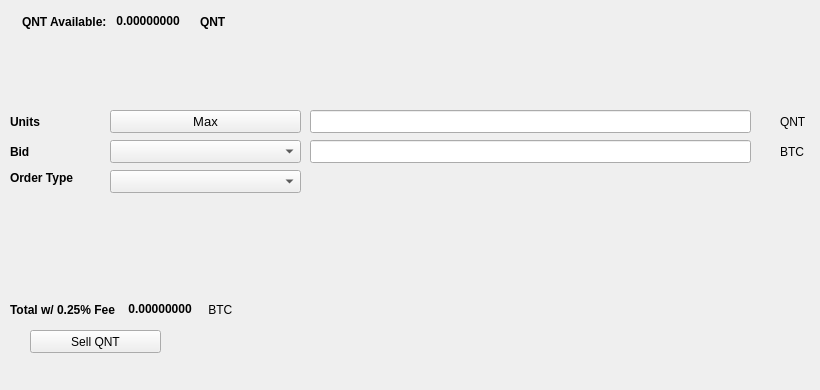
   <widget class="QWidget" name="SellTab">
    <attribute name="title">
     <string>Sell</string>
    </attribute>
    <widget class="QLabel" name="label_16">
     <property name="geometry">
      <rect>
       <x>780</x>
       <y>140</y>
       <width>31</width>
       <height>23</height>
      </rect>
     </property>
     <property name="text">
      <string>BTC</string>
     </property>
    </widget>
    <widget class="QComboBox" name="SellBidcomboBox">
     <property name="geometry">
      <rect>
       <x>110</x>
       <y>140</y>
       <width>191</width>
       <height>23</height>
      </rect>
     </property>
     <property name="font">
      <font>
       <pointsize>10</pointsize>
      </font>
     </property>
    </widget>
    <widget class="QLabel" name="label_18">
     <property name="geometry">
      <rect>
       <x>10</x>
       <y>110</y>
       <width>46</width>
       <height>23</height>
      </rect>
     </property>
     <property name="font">
      <font>
       <weight>75</weight>
       <bold>true</bold>
      </font>
     </property>
     <property name="text">
      <string>Units</string>
     </property>
    </widget>
    <widget class="QPushButton" name="Sell_Max_Amount">
     <property name="geometry">
      <rect>
       <x>110</x>
       <y>110</y>
       <width>191</width>
       <height>23</height>
      </rect>
     </property>
     <property name="font">
      <font>
       <pointsize>10</pointsize>
      </font>
     </property>
     <property name="text">
      <string>Max</string>
     </property>
    </widget>
    <widget class="QLabel" name="label_20">
     <property name="geometry">
      <rect>
       <x>10</x>
       <y>170</y>
       <width>91</width>
       <height>16</height>
      </rect>
     </property>
     <property name="font">
      <font>
       <weight>75</weight>
       <bold>true</bold>
      </font>
     </property>
     <property name="text">
      <string>Order Type</string>
     </property>
    </widget>
    <widget class="QComboBox" name="SellOrdertypeCombo">
     <property name="geometry">
      <rect>
       <x>110</x>
       <y>170</y>
       <width>191</width>
       <height>23</height>
      </rect>
     </property>
     <property name="font">
      <font>
       <pointsize>10</pointsize>
      </font>
     </property>
    </widget>
    <widget class="QLabel" name="label_21">
     <property name="geometry">
      <rect>
       <x>10</x>
       <y>140</y>
       <width>46</width>
       <height>23</height>
      </rect>
     </property>
     <property name="font">
      <font>
       <weight>75</weight>
       <bold>true</bold>
      </font>
     </property>
     <property name="text">
      <string>Bid</string>
     </property>
    </widget>
    <widget class="QLabel" name="label_22">
     <property name="geometry">
      <rect>
       <x>780</x>
       <y>110</y>
       <width>31</width>
       <height>23</height>
      </rect>
     </property>
     <property name="text">
      <string>QNT</string>
     </property>
    </widget>
    <widget class="QLineEdit" name="UnitsInputQNT">
     <property name="geometry">
      <rect>
       <x>310</x>
       <y>110</y>
       <width>441</width>
       <height>23</height>
      </rect>
     </property>
     <property name="font">
      <font>
       <pointsize>9</pointsize>
       <weight>75</weight>
       <bold>true</bold>
      </font>
     </property>
    </widget>
    <widget class="QLineEdit" name="SellBidPriceEdit">
     <property name="geometry">
      <rect>
       <x>310</x>
       <y>140</y>
       <width>441</width>
       <height>23</height>
      </rect>
     </property>
     <property name="font">
      <font>
       <pointsize>9</pointsize>
       <weight>75</weight>
       <bold>true</bold>
      </font>
     </property>
    </widget>
    <widget class="QPushButton" name="SellQNTBTN">
     <property name="geometry">
      <rect>
       <x>30</x>
       <y>330</y>
       <width>131</width>
       <height>23</height>
      </rect>
     </property>
     <property name="text">
      <string>Sell QNT</string>
     </property>
     <property name="icon">
      <iconset resource="../quantlab">
       <normaloff>:/icons/bitcoin</normaloff>:/icons/bitcoin</iconset>
     </property>
    </widget>
    <widget class="QWidget" name="layoutWidget3">
     <property name="geometry">
      <rect>
       <x>22</x>
       <y>12</y>
       <width>258</width>
       <height>19</height>
      </rect>
     </property>
     <layout class="QHBoxLayout" name="horizontalLayout">
      <item>
       <widget class="QLabel" name="label232_2">
        <property name="font">
         <font>
          <weight>75</weight>
          <bold>true</bold>
         </font>
        </property>
        <property name="text">
         <string>QNT Available:</string>
        </property>
       </widget>
      </item>
      <item>
       <widget class="QLabel" name="QNTAvailableLabel">
        <property name="palette">
         <palette>
          <active>
           <colorrole role="WindowText">
            <brush brushstyle="SolidPattern">
             <color alpha="255">
              <red>0</red>
              <green>0</green>
              <blue>0</blue>
             </color>
            </brush>
           </colorrole>
           <colorrole role="Button">
            <brush brushstyle="SolidPattern">
             <color alpha="255">
              <red>0</red>
              <green>170</green>
              <blue>0</blue>
             </color>
            </brush>
           </colorrole>
           <colorrole role="Light">
            <brush brushstyle="SolidPattern">
             <color alpha="255">
              <red>0</red>
              <green>255</green>
              <blue>0</blue>
             </color>
            </brush>
           </colorrole>
           <colorrole role="Midlight">
            <brush brushstyle="SolidPattern">
             <color alpha="255">
              <red>0</red>
              <green>212</green>
              <blue>0</blue>
             </color>
            </brush>
           </colorrole>
           <colorrole role="Dark">
            <brush brushstyle="SolidPattern">
             <color alpha="255">
              <red>0</red>
              <green>85</green>
              <blue>0</blue>
             </color>
            </brush>
           </colorrole>
           <colorrole role="Mid">
            <brush brushstyle="SolidPattern">
             <color alpha="255">
              <red>0</red>
              <green>113</green>
              <blue>0</blue>
             </color>
            </brush>
           </colorrole>
           <colorrole role="Text">
            <brush brushstyle="SolidPattern">
             <color alpha="255">
              <red>0</red>
              <green>170</green>
              <blue>0</blue>
             </color>
            </brush>
           </colorrole>
           <colorrole role="BrightText">
            <brush brushstyle="SolidPattern">
             <color alpha="255">
              <red>255</red>
              <green>255</green>
              <blue>255</blue>
             </color>
            </brush>
           </colorrole>
           <colorrole role="ButtonText">
            <brush brushstyle="SolidPattern">
             <color alpha="255">
              <red>0</red>
              <green>0</green>
              <blue>0</blue>
             </color>
            </brush>
           </colorrole>
           <colorrole role="Base">
            <brush brushstyle="SolidPattern">
             <color alpha="255">
              <red>255</red>
              <green>255</green>
              <blue>255</blue>
             </color>
            </brush>
           </colorrole>
           <colorrole role="Window">
            <brush brushstyle="SolidPattern">
             <color alpha="255">
              <red>0</red>
              <green>170</green>
              <blue>0</blue>
             </color>
            </brush>
           </colorrole>
           <colorrole role="Shadow">
            <brush brushstyle="SolidPattern">
             <color alpha="255">
              <red>0</red>
              <green>0</green>
              <blue>0</blue>
             </color>
            </brush>
           </colorrole>
           <colorrole role="AlternateBase">
            <brush brushstyle="SolidPattern">
             <color alpha="255">
              <red>127</red>
              <green>212</green>
              <blue>127</blue>
             </color>
            </brush>
           </colorrole>
           <colorrole role="ToolTipBase">
            <brush brushstyle="SolidPattern">
             <color alpha="255">
              <red>255</red>
              <green>255</green>
              <blue>220</blue>
             </color>
            </brush>
           </colorrole>
           <colorrole role="ToolTipText">
            <brush brushstyle="SolidPattern">
             <color alpha="255">
              <red>0</red>
              <green>0</green>
              <blue>0</blue>
             </color>
            </brush>
           </colorrole>
          </active>
          <inactive>
           <colorrole role="WindowText">
            <brush brushstyle="SolidPattern">
             <color alpha="255">
              <red>0</red>
              <green>0</green>
              <blue>0</blue>
             </color>
            </brush>
           </colorrole>
           <colorrole role="Button">
            <brush brushstyle="SolidPattern">
             <color alpha="255">
              <red>0</red>
              <green>170</green>
              <blue>0</blue>
             </color>
            </brush>
           </colorrole>
           <colorrole role="Light">
            <brush brushstyle="SolidPattern">
             <color alpha="255">
              <red>0</red>
              <green>255</green>
              <blue>0</blue>
             </color>
            </brush>
           </colorrole>
           <colorrole role="Midlight">
            <brush brushstyle="SolidPattern">
             <color alpha="255">
              <red>0</red>
              <green>212</green>
              <blue>0</blue>
             </color>
            </brush>
           </colorrole>
           <colorrole role="Dark">
            <brush brushstyle="SolidPattern">
             <color alpha="255">
              <red>0</red>
              <green>85</green>
              <blue>0</blue>
             </color>
            </brush>
           </colorrole>
           <colorrole role="Mid">
            <brush brushstyle="SolidPattern">
             <color alpha="255">
              <red>0</red>
              <green>113</green>
              <blue>0</blue>
             </color>
            </brush>
           </colorrole>
           <colorrole role="Text">
            <brush brushstyle="SolidPattern">
             <color alpha="255">
              <red>0</red>
              <green>170</green>
              <blue>0</blue>
             </color>
            </brush>
           </colorrole>
           <colorrole role="BrightText">
            <brush brushstyle="SolidPattern">
             <color alpha="255">
              <red>255</red>
              <green>255</green>
              <blue>255</blue>
             </color>
            </brush>
           </colorrole>
           <colorrole role="ButtonText">
            <brush brushstyle="SolidPattern">
             <color alpha="255">
              <red>0</red>
              <green>0</green>
              <blue>0</blue>
             </color>
            </brush>
           </colorrole>
           <colorrole role="Base">
            <brush brushstyle="SolidPattern">
             <color alpha="255">
              <red>255</red>
              <green>255</green>
              <blue>255</blue>
             </color>
            </brush>
           </colorrole>
           <colorrole role="Window">
            <brush brushstyle="SolidPattern">
             <color alpha="255">
              <red>0</red>
              <green>170</green>
              <blue>0</blue>
             </color>
            </brush>
           </colorrole>
           <colorrole role="Shadow">
            <brush brushstyle="SolidPattern">
             <color alpha="255">
              <red>0</red>
              <green>0</green>
              <blue>0</blue>
             </color>
            </brush>
           </colorrole>
           <colorrole role="AlternateBase">
            <brush brushstyle="SolidPattern">
             <color alpha="255">
              <red>127</red>
              <green>212</green>
              <blue>127</blue>
             </color>
            </brush>
           </colorrole>
           <colorrole role="ToolTipBase">
            <brush brushstyle="SolidPattern">
             <color alpha="255">
              <red>255</red>
              <green>255</green>
              <blue>220</blue>
             </color>
            </brush>
           </colorrole>
           <colorrole role="ToolTipText">
            <brush brushstyle="SolidPattern">
             <color alpha="255">
              <red>0</red>
              <green>0</green>
              <blue>0</blue>
             </color>
            </brush>
           </colorrole>
          </inactive>
          <disabled>
           <colorrole role="WindowText">
            <brush brushstyle="SolidPattern">
             <color alpha="255">
              <red>0</red>
              <green>85</green>
              <blue>0</blue>
             </color>
            </brush>
           </colorrole>
           <colorrole role="Button">
            <brush brushstyle="SolidPattern">
             <color alpha="255">
              <red>0</red>
              <green>170</green>
              <blue>0</blue>
             </color>
            </brush>
           </colorrole>
           <colorrole role="Light">
            <brush brushstyle="SolidPattern">
             <color alpha="255">
              <red>0</red>
              <green>255</green>
              <blue>0</blue>
             </color>
            </brush>
           </colorrole>
           <colorrole role="Midlight">
            <brush brushstyle="SolidPattern">
             <color alpha="255">
              <red>0</red>
              <green>212</green>
              <blue>0</blue>
             </color>
            </brush>
           </colorrole>
           <colorrole role="Dark">
            <brush brushstyle="SolidPattern">
             <color alpha="255">
              <red>0</red>
              <green>85</green>
              <blue>0</blue>
             </color>
            </brush>
           </colorrole>
           <colorrole role="Mid">
            <brush brushstyle="SolidPattern">
             <color alpha="255">
              <red>0</red>
              <green>113</green>
              <blue>0</blue>
             </color>
            </brush>
           </colorrole>
           <colorrole role="Text">
            <brush brushstyle="SolidPattern">
             <color alpha="255">
              <red>0</red>
              <green>85</green>
              <blue>0</blue>
             </color>
            </brush>
           </colorrole>
           <colorrole role="BrightText">
            <brush brushstyle="SolidPattern">
             <color alpha="255">
              <red>255</red>
              <green>255</green>
              <blue>255</blue>
             </color>
            </brush>
           </colorrole>
           <colorrole role="ButtonText">
            <brush brushstyle="SolidPattern">
             <color alpha="255">
              <red>0</red>
              <green>85</green>
              <blue>0</blue>
             </color>
            </brush>
           </colorrole>
           <colorrole role="Base">
            <brush brushstyle="SolidPattern">
             <color alpha="255">
              <red>0</red>
              <green>170</green>
              <blue>0</blue>
             </color>
            </brush>
           </colorrole>
           <colorrole role="Window">
            <brush brushstyle="SolidPattern">
             <color alpha="255">
              <red>0</red>
              <green>170</green>
              <blue>0</blue>
             </color>
            </brush>
           </colorrole>
           <colorrole role="Shadow">
            <brush brushstyle="SolidPattern">
             <color alpha="255">
              <red>0</red>
              <green>0</green>
              <blue>0</blue>
             </color>
            </brush>
           </colorrole>
           <colorrole role="AlternateBase">
            <brush brushstyle="SolidPattern">
             <color alpha="255">
              <red>0</red>
              <green>170</green>
              <blue>0</blue>
             </color>
            </brush>
           </colorrole>
           <colorrole role="ToolTipBase">
            <brush brushstyle="SolidPattern">
             <color alpha="255">
              <red>255</red>
              <green>255</green>
              <blue>220</blue>
             </color>
            </brush>
           </colorrole>
           <colorrole role="ToolTipText">
            <brush brushstyle="SolidPattern">
             <color alpha="255">
              <red>0</red>
              <green>0</green>
              <blue>0</blue>
             </color>
            </brush>
           </colorrole>
          </disabled>
         </palette>
        </property>
        <property name="font">
         <font>
          <weight>75</weight>
          <bold>true</bold>
         </font>
        </property>
        <property name="text">
         <string> 0.00000000 </string>
        </property>
        <property name="textInteractionFlags">
         <set>Qt::LinksAccessibleByMouse|Qt::TextSelectableByKeyboard|Qt::TextSelectableByMouse</set>
        </property>
       </widget>
      </item>
      <item>
       <widget class="QLabel" name="labelQNT">
        <property name="font">
         <font>
          <weight>75</weight>
          <bold>true</bold>
         </font>
        </property>
        <property name="text">
         <string>QNT</string>
        </property>
       </widget>
      </item>
     </layout>
    </widget>
    <widget class="QWidget" name="layoutWidget">
     <property name="geometry">
      <rect>
       <x>10</x>
       <y>300</y>
       <width>268</width>
       <height>19</height>
      </rect>
     </property>
     <layout class="QHBoxLayout" name="horizontalLayout_2">
      <item>
       <widget class="QLabel" name="label_19">
        <property name="font">
         <font>
          <weight>75</weight>
          <bold>true</bold>
         </font>
        </property>
        <property name="text">
         <string>Total w/ 0.25% Fee </string>
        </property>
       </widget>
      </item>
      <item>
       <widget class="QLabel" name="SellCostLabel">
        <property name="palette">
         <palette>
          <active>
           <colorrole role="WindowText">
            <brush brushstyle="SolidPattern">
             <color alpha="255">
              <red>0</red>
              <green>0</green>
              <blue>0</blue>
             </color>
            </brush>
           </colorrole>
           <colorrole role="Button">
            <brush brushstyle="SolidPattern">
             <color alpha="255">
              <red>0</red>
              <green>170</green>
              <blue>0</blue>
             </color>
            </brush>
           </colorrole>
           <colorrole role="Light">
            <brush brushstyle="SolidPattern">
             <color alpha="255">
              <red>0</red>
              <green>255</green>
              <blue>0</blue>
             </color>
            </brush>
           </colorrole>
           <colorrole role="Midlight">
            <brush brushstyle="SolidPattern">
             <color alpha="255">
              <red>0</red>
              <green>212</green>
              <blue>0</blue>
             </color>
            </brush>
           </colorrole>
           <colorrole role="Dark">
            <brush brushstyle="SolidPattern">
             <color alpha="255">
              <red>0</red>
              <green>85</green>
              <blue>0</blue>
             </color>
            </brush>
           </colorrole>
           <colorrole role="Mid">
            <brush brushstyle="SolidPattern">
             <color alpha="255">
              <red>0</red>
              <green>113</green>
              <blue>0</blue>
             </color>
            </brush>
           </colorrole>
           <colorrole role="Text">
            <brush brushstyle="SolidPattern">
             <color alpha="255">
              <red>0</red>
              <green>170</green>
              <blue>0</blue>
             </color>
            </brush>
           </colorrole>
           <colorrole role="BrightText">
            <brush brushstyle="SolidPattern">
             <color alpha="255">
              <red>255</red>
              <green>255</green>
              <blue>255</blue>
             </color>
            </brush>
           </colorrole>
           <colorrole role="ButtonText">
            <brush brushstyle="SolidPattern">
             <color alpha="255">
              <red>0</red>
              <green>0</green>
              <blue>0</blue>
             </color>
            </brush>
           </colorrole>
           <colorrole role="Base">
            <brush brushstyle="SolidPattern">
             <color alpha="255">
              <red>255</red>
              <green>255</green>
              <blue>255</blue>
             </color>
            </brush>
           </colorrole>
           <colorrole role="Window">
            <brush brushstyle="SolidPattern">
             <color alpha="255">
              <red>0</red>
              <green>170</green>
              <blue>0</blue>
             </color>
            </brush>
           </colorrole>
           <colorrole role="Shadow">
            <brush brushstyle="SolidPattern">
             <color alpha="255">
              <red>0</red>
              <green>0</green>
              <blue>0</blue>
             </color>
            </brush>
           </colorrole>
           <colorrole role="AlternateBase">
            <brush brushstyle="SolidPattern">
             <color alpha="255">
              <red>127</red>
              <green>212</green>
              <blue>127</blue>
             </color>
            </brush>
           </colorrole>
           <colorrole role="ToolTipBase">
            <brush brushstyle="SolidPattern">
             <color alpha="255">
              <red>255</red>
              <green>255</green>
              <blue>220</blue>
             </color>
            </brush>
           </colorrole>
           <colorrole role="ToolTipText">
            <brush brushstyle="SolidPattern">
             <color alpha="255">
              <red>0</red>
              <green>0</green>
              <blue>0</blue>
             </color>
            </brush>
           </colorrole>
          </active>
          <inactive>
           <colorrole role="WindowText">
            <brush brushstyle="SolidPattern">
             <color alpha="255">
              <red>0</red>
              <green>0</green>
              <blue>0</blue>
             </color>
            </brush>
           </colorrole>
           <colorrole role="Button">
            <brush brushstyle="SolidPattern">
             <color alpha="255">
              <red>0</red>
              <green>170</green>
              <blue>0</blue>
             </color>
            </brush>
           </colorrole>
           <colorrole role="Light">
            <brush brushstyle="SolidPattern">
             <color alpha="255">
              <red>0</red>
              <green>255</green>
              <blue>0</blue>
             </color>
            </brush>
           </colorrole>
           <colorrole role="Midlight">
            <brush brushstyle="SolidPattern">
             <color alpha="255">
              <red>0</red>
              <green>212</green>
              <blue>0</blue>
             </color>
            </brush>
           </colorrole>
           <colorrole role="Dark">
            <brush brushstyle="SolidPattern">
             <color alpha="255">
              <red>0</red>
              <green>85</green>
              <blue>0</blue>
             </color>
            </brush>
           </colorrole>
           <colorrole role="Mid">
            <brush brushstyle="SolidPattern">
             <color alpha="255">
              <red>0</red>
              <green>113</green>
              <blue>0</blue>
             </color>
            </brush>
           </colorrole>
           <colorrole role="Text">
            <brush brushstyle="SolidPattern">
             <color alpha="255">
              <red>0</red>
              <green>170</green>
              <blue>0</blue>
             </color>
            </brush>
           </colorrole>
           <colorrole role="BrightText">
            <brush brushstyle="SolidPattern">
             <color alpha="255">
              <red>255</red>
              <green>255</green>
              <blue>255</blue>
             </color>
            </brush>
           </colorrole>
           <colorrole role="ButtonText">
            <brush brushstyle="SolidPattern">
             <color alpha="255">
              <red>0</red>
              <green>0</green>
              <blue>0</blue>
             </color>
            </brush>
           </colorrole>
           <colorrole role="Base">
            <brush brushstyle="SolidPattern">
             <color alpha="255">
              <red>255</red>
              <green>255</green>
              <blue>255</blue>
             </color>
            </brush>
           </colorrole>
           <colorrole role="Window">
            <brush brushstyle="SolidPattern">
             <color alpha="255">
              <red>0</red>
              <green>170</green>
              <blue>0</blue>
             </color>
            </brush>
           </colorrole>
           <colorrole role="Shadow">
            <brush brushstyle="SolidPattern">
             <color alpha="255">
              <red>0</red>
              <green>0</green>
              <blue>0</blue>
             </color>
            </brush>
           </colorrole>
           <colorrole role="AlternateBase">
            <brush brushstyle="SolidPattern">
             <color alpha="255">
              <red>127</red>
              <green>212</green>
              <blue>127</blue>
             </color>
            </brush>
           </colorrole>
           <colorrole role="ToolTipBase">
            <brush brushstyle="SolidPattern">
             <color alpha="255">
              <red>255</red>
              <green>255</green>
              <blue>220</blue>
             </color>
            </brush>
           </colorrole>
           <colorrole role="ToolTipText">
            <brush brushstyle="SolidPattern">
             <color alpha="255">
              <red>0</red>
              <green>0</green>
              <blue>0</blue>
             </color>
            </brush>
           </colorrole>
          </inactive>
          <disabled>
           <colorrole role="WindowText">
            <brush brushstyle="SolidPattern">
             <color alpha="255">
              <red>0</red>
              <green>85</green>
              <blue>0</blue>
             </color>
            </brush>
           </colorrole>
           <colorrole role="Button">
            <brush brushstyle="SolidPattern">
             <color alpha="255">
              <red>0</red>
              <green>170</green>
              <blue>0</blue>
             </color>
            </brush>
           </colorrole>
           <colorrole role="Light">
            <brush brushstyle="SolidPattern">
             <color alpha="255">
              <red>0</red>
              <green>255</green>
              <blue>0</blue>
             </color>
            </brush>
           </colorrole>
           <colorrole role="Midlight">
            <brush brushstyle="SolidPattern">
             <color alpha="255">
              <red>0</red>
              <green>212</green>
              <blue>0</blue>
             </color>
            </brush>
           </colorrole>
           <colorrole role="Dark">
            <brush brushstyle="SolidPattern">
             <color alpha="255">
              <red>0</red>
              <green>85</green>
              <blue>0</blue>
             </color>
            </brush>
           </colorrole>
           <colorrole role="Mid">
            <brush brushstyle="SolidPattern">
             <color alpha="255">
              <red>0</red>
              <green>113</green>
              <blue>0</blue>
             </color>
            </brush>
           </colorrole>
           <colorrole role="Text">
            <brush brushstyle="SolidPattern">
             <color alpha="255">
              <red>0</red>
              <green>85</green>
              <blue>0</blue>
             </color>
            </brush>
           </colorrole>
           <colorrole role="BrightText">
            <brush brushstyle="SolidPattern">
             <color alpha="255">
              <red>255</red>
              <green>255</green>
              <blue>255</blue>
             </color>
            </brush>
           </colorrole>
           <colorrole role="ButtonText">
            <brush brushstyle="SolidPattern">
             <color alpha="255">
              <red>0</red>
              <green>85</green>
              <blue>0</blue>
             </color>
            </brush>
           </colorrole>
           <colorrole role="Base">
            <brush brushstyle="SolidPattern">
             <color alpha="255">
              <red>0</red>
              <green>170</green>
              <blue>0</blue>
             </color>
            </brush>
           </colorrole>
           <colorrole role="Window">
            <brush brushstyle="SolidPattern">
             <color alpha="255">
              <red>0</red>
              <green>170</green>
              <blue>0</blue>
             </color>
            </brush>
           </colorrole>
           <colorrole role="Shadow">
            <brush brushstyle="SolidPattern">
             <color alpha="255">
              <red>0</red>
              <green>0</green>
              <blue>0</blue>
             </color>
            </brush>
           </colorrole>
           <colorrole role="AlternateBase">
            <brush brushstyle="SolidPattern">
             <color alpha="255">
              <red>0</red>
              <green>170</green>
              <blue>0</blue>
             </color>
            </brush>
           </colorrole>
           <colorrole role="ToolTipBase">
            <brush brushstyle="SolidPattern">
             <color alpha="255">
              <red>255</red>
              <green>255</green>
              <blue>220</blue>
             </color>
            </brush>
           </colorrole>
           <colorrole role="ToolTipText">
            <brush brushstyle="SolidPattern">
             <color alpha="255">
              <red>0</red>
              <green>0</green>
              <blue>0</blue>
             </color>
            </brush>
           </colorrole>
          </disabled>
         </palette>
        </property>
        <property name="font">
         <font>
          <weight>75</weight>
          <bold>true</bold>
         </font>
        </property>
        <property name="autoFillBackground">
         <bool>false</bool>
        </property>
        <property name="text">
         <string> 0.00000000</string>
        </property>
        <property name="textInteractionFlags">
         <set>Qt::LinksAccessibleByMouse|Qt::TextSelectableByMouse</set>
        </property>
       </widget>
      </item>
      <item>
       <widget class="QLabel" name="label_17">
        <property name="font">
         <font>
          <weight>50</weight>
          <bold>false</bold>
         </font>
        </property>
        <property name="text">
         <string> BTC</string>
        </property>
       </widget>
      </item>
     </layout>
    </widget>
    <widget class="QLabel" name="label_23">
     <property name="geometry">
      <rect>
       <x>460</x>
       <y>300</y>
       <width>281</width>
       <height>81</height>
      </rect>
     </property>
     <property name="text">
      <string/>
     </property>
     <property name="pixmap">
      <pixmap>:/images/bittrex</pixmap>
     </property>
    </widget>
   </widget>
